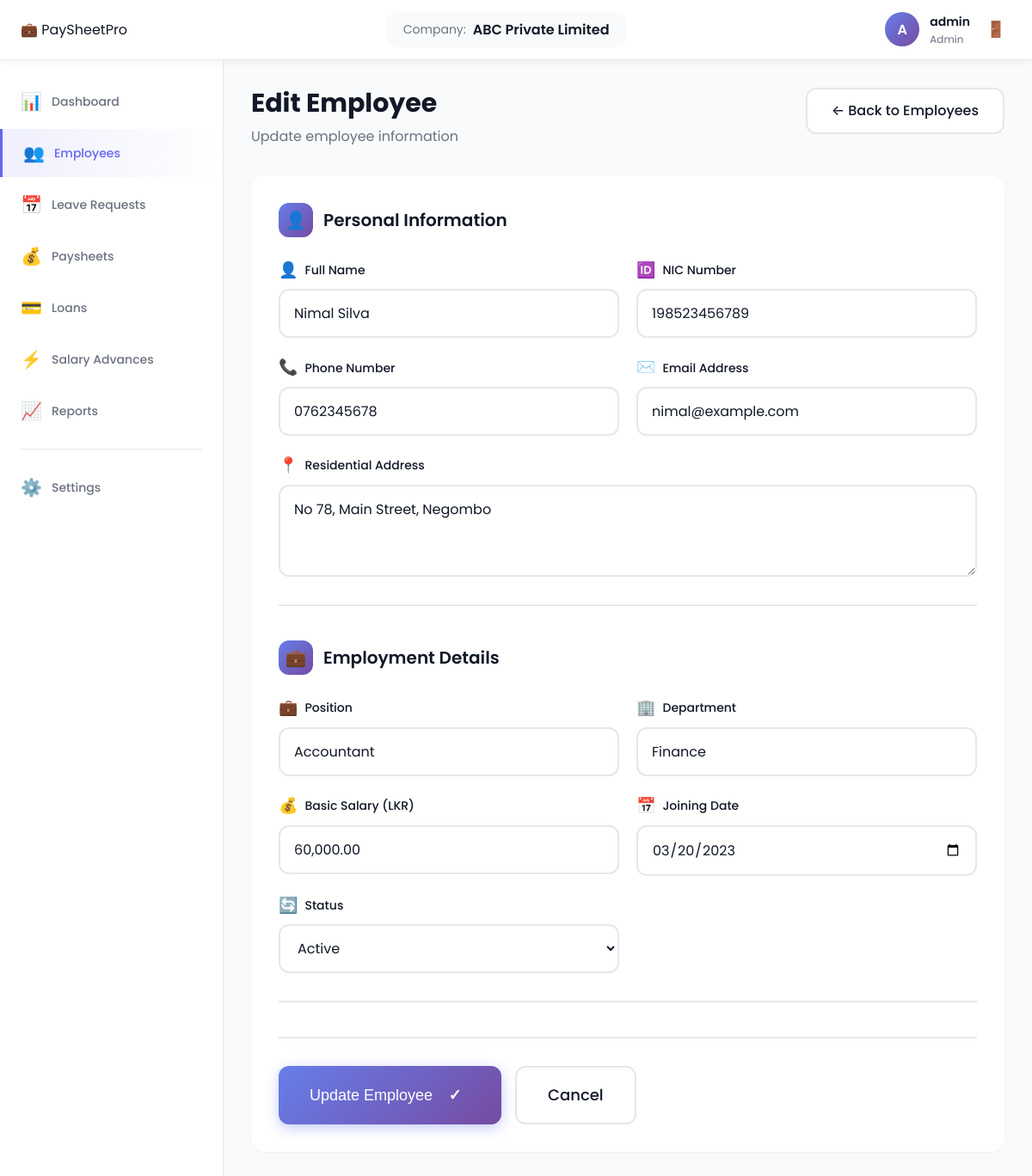
The page /admin/employees/edit_employee.php?id=2 (signed in) on the database its author committed.
### tables this page shows
CREATE TABLE `employees` (
  `employee_id` int(11) NOT NULL,
  `company_id` int(11) NOT NULL,
  `employee_name` varchar(255) NOT NULL,
  `employee_nic` varchar(20) NOT NULL,
  `employee_address` text NOT NULL,
  `employee_phone` varchar(20) NOT NULL,
  `employee_email` varchar(100) NOT NULL,
  `position` varchar(100) NOT NULL,
  `department` varchar(100) NOT NULL,
  `basic_salary` decimal(10,2) NOT NULL,
  `joining_date` date NOT NULL,
  `status` enum('active','inactive') DEFAULT 'active',
  `created_date` timestamp NOT NULL DEFAULT current_timestamp()
);

### config/database.php (called while the page is built, shortened)
<?php
function clean($conn, $data) {
    $data = trim($data);
    $data = stripslashes($data);
    $data = htmlspecialchars($data);
    $data = mysqli_real_escape_string($conn, $data);
    return $data;
}
function getCompanyId() {
    return isset($_SESSION['company_id']) ? $_SESSION['company_id'] : null;
}
?>

### admin/employees/edit_employee.php (the view, shortened to what this page needs)
<?php
require_once '../../config/database.php';
$company_id = getCompanyId();
$username = $_SESSION['username'];
$company_name = $_SESSION['company_name'];
$employee_id = clean($conn, $_GET['id']);
$query = "SELECT * FROM employees WHERE employee_id = '$employee_id' AND company_id = '$company_id'";
$result = mysqli_query($conn, $query);
$employee = mysqli_fetch_assoc($result);
?>
<!DOCTYPE html>
<html lang="en">
<head>
    <link rel="stylesheet" href="../../accests/css/style.css">
    <link rel="stylesheet" href="../../accests/css/dashboard.css">
    <link rel="stylesheet" href="../../accests/css/employee.css">
</head>
<body>
    <header class="dashboard-header">
        <div class="header-left">
            <div class="logo">
                <span class="logo-icon">💼</span>
                <span class="logo-text">PaySheet<span class="highlight">Pro</span></span>
            </div>
        </div>
        <div class="header-center">
            <div class="company-info">
                <span class="company-label">Company:</span>
                <span class="company-name"><?php echo htmlspecialchars($company_name); ?></span>
            </div>
        </div>
        <div class="header-right">
            <div class="user-menu">
                <div class="user-avatar">
                    <span><?php echo strtoupper(substr($username, 0, 1)); ?></span>
                </div>
                <div class="user-details">
                    <span class="user-name"><?php echo htmlspecialchars($username); ?></span>
                    <span class="user-role">Admin</span>
                </div>
                <a href="../../auth/logout.php" class="logout-btn" title="Logout">
                    <span class="icon">🚪</span>
                </a>
            </div>
        </div>
    </header>
    <div class="dashboard-container">
        <aside class="sidebar" id="sidebar">
            <nav class="sidebar-nav">
                <ul class="nav-list">
                    <li class="nav-item">
                        <a href="../dashboard.php" class="nav-link">
                            <span class="nav-icon">📊</span>
                            <span class="nav-text">Dashboard</span>
                        </a>
                    </li>
                    <li class="nav-item active">
                        <a href="view_employees.php" class="nav-link">
                            <span class="nav-icon">👥</span>
                            <span class="nav-text">Employees</span>
                        </a>
                    </li>
                    <li class="nav-item">
                        <a href="../leaves/leave_requests.php" class="nav-link">
                            <span class="nav-icon">📅</span>
                            <span class="nav-text">Leave Requests</span>
                        </a>
                    </li>
                    <li class="nav-item">
                        <a href="../paysheet/generate_paysheet.php" class="nav-link">
                            <span class="nav-icon">💰</span>
                            <span class="nav-text">Paysheets</span>
                        </a>
                    </li>
                    <li class="nav-item">
                        <a href="../loans/view_loans.php" class="nav-link">
                            <span class="nav-icon">💳</span>
                            <span class="nav-text">Loans</span>
                        </a>
                    </li>
                    <li class="nav-item">
                        <a href="../advances/view_advances.php" class="nav-link">
                            <span class="nav-icon">⚡</span>
                            <span class="nav-text">Salary Advances</span>
                        </a>
                    </li>
                    <li class="nav-item">
                        <a href="../reports/monthly_report.php" class="nav-link">
                            <span class="nav-icon">📈</span>
                            <span class="nav-text">Reports</span>
                        </a>
                    </li>
                    <li class="nav-divider"></li>
                    <li class="nav-item">
                        <a href="../company_settings.php" class="nav-link">
                            <span class="nav-icon">⚙️</span>
                            <span class="nav-text">Settings</span>
                        </a>
                    </li>
                </ul>
            </nav>
        </aside>
        <main class="main-content">
            <div class="page-header">
                <div>
                    <h1 class="page-title">Edit Employee</h1>
                    <p class="page-subtitle">Update employee information</p>
                </div>
                <div class="page-actions">
                    <a href="view_employees.php" class="btn-secondary">
                        <span>← Back to Employees</span>
                    </a>
                </div>
            </div>
            <div class="employee-form-card">
                <form method="POST" action="" id="employeeForm">
                    <div class="form-section">
                        <h3 class="form-section-title">
                            <span class="section-icon">👤</span>
                            Personal Information
                        </h3>
                        <div class="form-grid">
                            <div class="form-group">
                                <label for="employee_name" class="form-label">
                                    <span class="label-icon">👤</span>
                                    Full Name
                                </label>
                                <input type="text" id="employee_name" name="employee_name" class="form-input"
                                       placeholder="Enter full name" required
                                       value="<?php echo htmlspecialchars($employee['employee_name']); ?>">
                            </div>
                            <div class="form-group">
                                <label for="employee_nic" class="form-label">
                                    <span class="label-icon">🆔</span>
                                    NIC Number
                                </label>
                                <input type="text" id="employee_nic" name="employee_nic" class="form-input"
                                       placeholder="XXXXXXXXXXV or XXXXXXXXXXXX" required
                                       value="<?php echo htmlspecialchars($employee['employee_nic']); ?>">
                            </div>
                            <div class="form-group">
                                <label for="employee_phone" class="form-label">
                                    <span class="label-icon">📞</span>
                                    Phone Number
                                </label>
                                <input type="tel" id="employee_phone" name="employee_phone" class="form-input"
                                       placeholder="0XXXXXXXXX" required
                                       value="<?php echo htmlspecialchars($employee['employee_phone']); ?>">
                            </div>
                            <div class="form-group">
                                <label for="employee_email" class="form-label">
                                    <span class="label-icon">✉️</span>
                                    Email Address
                                </label>
                                <input type="email" id="employee_email" name="employee_email" class="form-input"
                                       placeholder="employee@example.com" required
                                       value="<?php echo htmlspecialchars($employee['employee_email']); ?>">
                            </div>
                            <div class="form-group form-group-full">
                                <label for="employee_address" class="form-label">
                                    <span class="label-icon">📍</span>
                                    Residential Address
                                </label>
                                <textarea id="employee_address" name="employee_address" class="form-input"
                                          rows="3" placeholder="Enter complete address" required><?php echo htmlspecialchars($employee['employee_address']); ?></textarea>
                            </div>
                        </div>
                    </div>
                    <div class="form-section">
                        <h3 class="form-section-title">
                            <span class="section-icon">💼</span>
                            Employment Details
                        </h3>
                        <div class="form-grid">
                            <div class="form-group">
                                <label for="position" class="form-label">
                                    <span class="label-icon">💼</span>
                                    Position
                                </label>
                                <input type="text" id="position" name="position" class="form-input"
                                       placeholder="e.g., Software Engineer" required
                                       value="<?php echo htmlspecialchars($employee['position']); ?>">
                            </div>
                            <div class="form-group">
                                <label for="department" class="form-label">
                                    <span class="label-icon">🏢</span>
                                    Department
                                </label>
                                <input type="text" id="department" name="department" class="form-input"
                                       placeholder="e.g., IT Department" required
                                       value="<?php echo htmlspecialchars($employee['department']); ?>">
                            </div>
                            <div class="form-group">
                                <label for="basic_salary" class="form-label">
                                    <span class="label-icon">💰</span>
                                    Basic Salary (LKR)
                                </label>
                                <input type="text" id="basic_salary" name="basic_salary" class="form-input format-number"
                                       placeholder="50000.00" required
                                       value="<?php echo number_format($employee['basic_salary'], 2); ?>">
                            </div>
                            <div class="form-group">
                                <label for="joining_date" class="form-label">
                                    <span class="label-icon">📅</span>
                                    Joining Date
                                </label>
                                <input type="date" id="joining_date" name="joining_date" class="form-input"
                                       required value="<?php echo $employee['joining_date']; ?>">
                            </div>
                            <div class="form-group">
                                <label for="status" class="form-label">
                                    <span class="label-icon">🔄</span>
                                    Status
                                </label>
                                <select id="status" name="status" class="form-input" required>
                                    <option value="active" <?php echo ($employee['status'] == 'active') ? 'selected' : ''; ?>>Active</option>
                                </select>
                            </div>
                        </div>
                    </div>
                    <div class="form-actions">
                        <button type="submit" class="btn-primary btn-large">
                            <span>Update Employee</span>
                            <span class="btn-icon">✓</span>
                        </button>
                        <a href="view_employees.php" class="btn-secondary btn-large">
                            <span>Cancel</span>
                        </a>
                    </div>
                </form>
            </div>
        </main>
    </div>
</body>
</html>

### rows shown on the page
employees: employee_name "Nimal Silva", employee_nic "198523456789", employee_phone "0762345678", employee_email "nimal@example.com", employee_address "No 78, Main Street, Negombo", position "Accountant", department "Finance", basic_salary "60,000.00", joining_date "03/20/2023", status "Active"

### other values the page prints
$company_name "ABC Private Limited"
substr($username, 0, 1) "A"
$username "admin"
